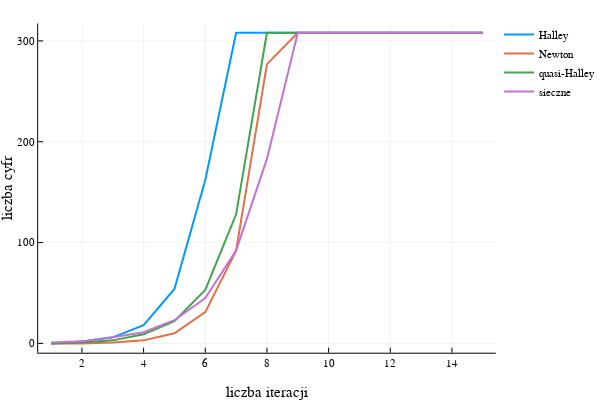

The notebook cell this image was saved under:
### Code cell
f(x) = sin(x)
f1(x) = cos(x)
f2(x) = -sin(x)
tab1 = test1(f,f1,f2,2.0,15,BigFloat(pi))
tab2 = test2(f,f1,2.0,4.0,15,BigFloat(pi))
plot(
1:15,
[tab1[1],tab1[2],tab2[1],tab2[2]],
xlabel = "liczba iteracji", ylabel = "liczba cyfr",
label=["Halley" "Newton" "quasi-Halley" "sieczne"],
lw=2)

### Figure 1 — Plotly figure (JSON) as saved in the notebook; plotly's stock layout.template omitted (floating-point values rounded to 4 significant figures)
{"data": [{"colorbar": {"title": ""}, "hoverinfo": "text", "legendgroup": "Halley", "line": {"color": "rgba(0, 154, 250, 1.000)", "dash": "solid", "shape": "linear", "width": 2}, "mode": "lines", "name": "Halley", "showlegend": true, "text": [null, null, null, null, null, null, null, null, null, null, null, null, null, null, null], "type": "scatter", "x": [1, 2, 3, 4, 5, 6, 7, 8, 9, 10, 11, 12, 13, 14, 15], "xaxis": "x1", "y": [0, 2, 6, 18, 54, 162, 308, 308, 308, 308, 308, 308, 308, 308, 308], "yaxis": "y1", "zmax": 0.1, "zmin": -0.1}, {"colorbar": {"title": ""}, "hoverinfo": "text", "legendgroup": "Newton", "line": {"color": "rgba(227, 111, 71, 1.000)", "dash": "solid", "shape": "linear", "width": 2}, "mode": "lines", "name": "Newton", "showlegend": true, "text": [null, null, null, null, null, null, null, null, null, null, null, null, null, null, null], "type": "scatter", "x": [1, 2, 3, 4, 5, 6, 7, 8, 9, 10, 11, 12, 13, 14, 15], "xaxis": "x1", "y": [0, 0, 1, 3, 10, 31, 92, 277, 308, 308, 308, 308, 308, 308, 308], "yaxis": "y1", "zmax": 0.1, "zmin": -0.1}, {"colorbar": {"title": ""}, "hoverinfo": "text", "legendgroup": "quasi-Halley", "line": {"color": "rgba(62, 164, 78, 1.000)", "dash": "solid", "shape": "linear", "width": 2}, "mode": "lines", "name": "quasi-Halley", "showlegend": true, "text": [null, null, null, null, null, null, null, null, null, null, null, null, null, null, null], "type": "scatter", "x": [1, 2, 3, 4, 5, 6, 7, 8, 9, 10, 11, 12, 13, 14, 15], "xaxis": "x1", "y": [0, 1, 3, 9, 22, 53, 128, 308, 308, 308, 308, 308, 308, 308, 308], "yaxis": "y1", "zmax": 0.1, "zmin": -0.1}, {"colorbar": {"title": ""}, "hoverinfo": "text", "legendgroup": "sieczne", "line": {"color": "rgba(195, 113, 210, 1.000)", "dash": "solid", "shape": "linear", "width": 2}, "mode": "lines", "name": "sieczne", "showlegend": true, "text": [null, null, null, null, null, null, null, null, null, null, null, null, null, null, null], "type": "scatter", "x": [1, 2, 3, 4, 5, 6, 7, 8, 9, 10, 11, 12, 13, 14, 15], "xaxis": "x1", "y": [1, 2, 6, 11, 23, 45, 92, 183, 308, 308, 308, 308, 308, 308, 308], "yaxis": "y1", "zmax": 0.1, "zmin": -0.1}], "layout": {"annotations": [], "height": 400, "legend": {"bgcolor": "rgba(255, 255, 255, 1.000)", "bordercolor": "rgba(0, 0, 0, 1.000)", "font": {"color": "rgba(0, 0, 0, 1.000)", "family": "sans-serif", "size": 11}, "tracegroupgap": 0, "x": 1, "y": 1}, "margin": {"b": 20, "l": 0, "r": 0, "t": 20}, "paper_bgcolor": "rgba(255, 255, 255, 1.000)", "plot_bgcolor": "rgba(255, 255, 255, 1.000)", "showlegend": true, "width": 600, "xaxis": {"anchor": "y1", "domain": [0.07647, 0.9934], "gridcolor": "rgba(0, 0, 0, 0.100)", "gridwidth": 0.5, "linecolor": "rgba(0, 0, 0, 1.000)", "mirror": false, "range": [0.58, 15.42], "showgrid": true, "showline": true, "showticklabels": true, "tickangle": 0, "tickcolor": "rgb(0, 0, 0)", "tickfont": {"color": "rgba(0, 0, 0, 1.000)", "family": "sans-serif", "size": 11}, "tickmode": "array", "ticks": "inside", "ticktext": ["2", "4", "6", "8", "10", "12", "14"], "tickvals": [2, 4, 6, 8, 10, 12, 14], "title": "liczba iteracji", "titlefont": {"color": "rgba(0, 0, 0, 1.000)", "family": "sans-serif", "size": 15}, "type": "-", "visible": true, "zeroline": false, "zerolinecolor": "rgba(0, 0, 0, 1.000)"}, "yaxis": {"anchor": "x1", "domain": [0.07581, 0.9902], "gridcolor": "rgba(0, 0, 0, 0.100)", "gridwidth": 0.5, "linecolor": "rgba(0, 0, 0, 1.000)", "mirror": false, "range": [-9.24, 317.2], "showgrid": true, "showline": true, "showticklabels": true, "tickangle": 0, "tickcolor": "rgb(0, 0, 0)", "tickfont": {"color": "rgba(0, 0, 0, 1.000)", "family": "sans-serif", "size": 11}, "tickmode": "array", "ticks": "inside", "ticktext": ["0", "100", "200", "300"], "tickvals": [0, 100, 200, 300], "title": "liczba cyfr", "titlefont": {"color": "rgba(0, 0, 0, 1.000)", "family": "sans-serif", "size": 15}, "type": "-", "visible": true, "zeroline": false, "zerolinecolor": "rgba(0, 0, 0, 1.000)"}}}
